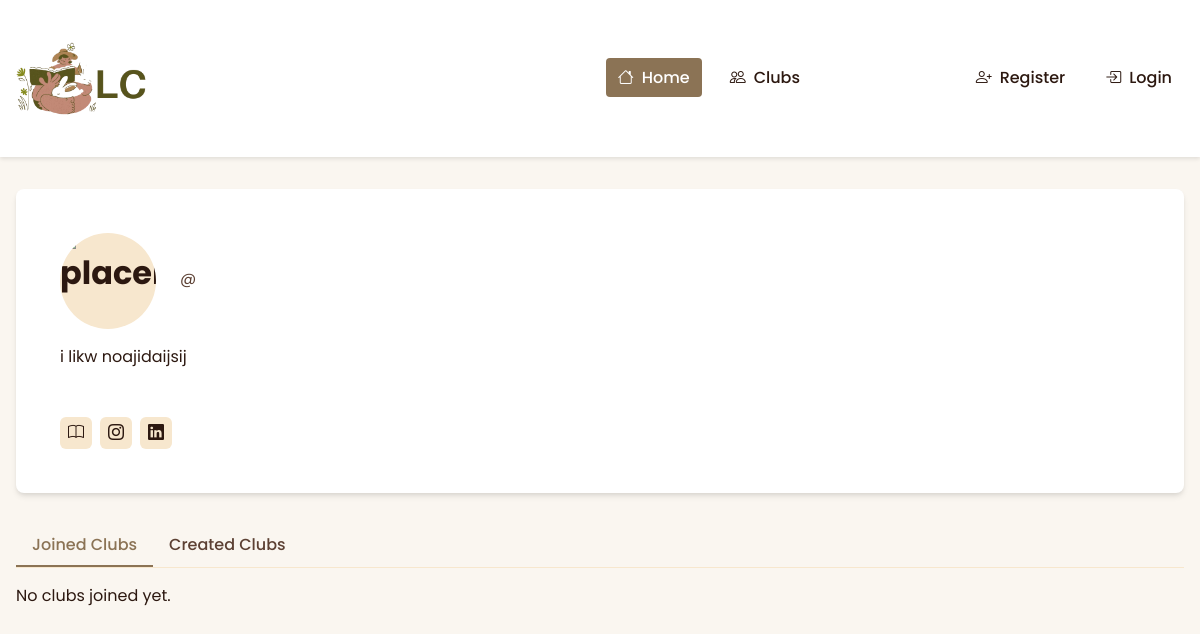
The page /profile/9/ on the database as committed earlier.
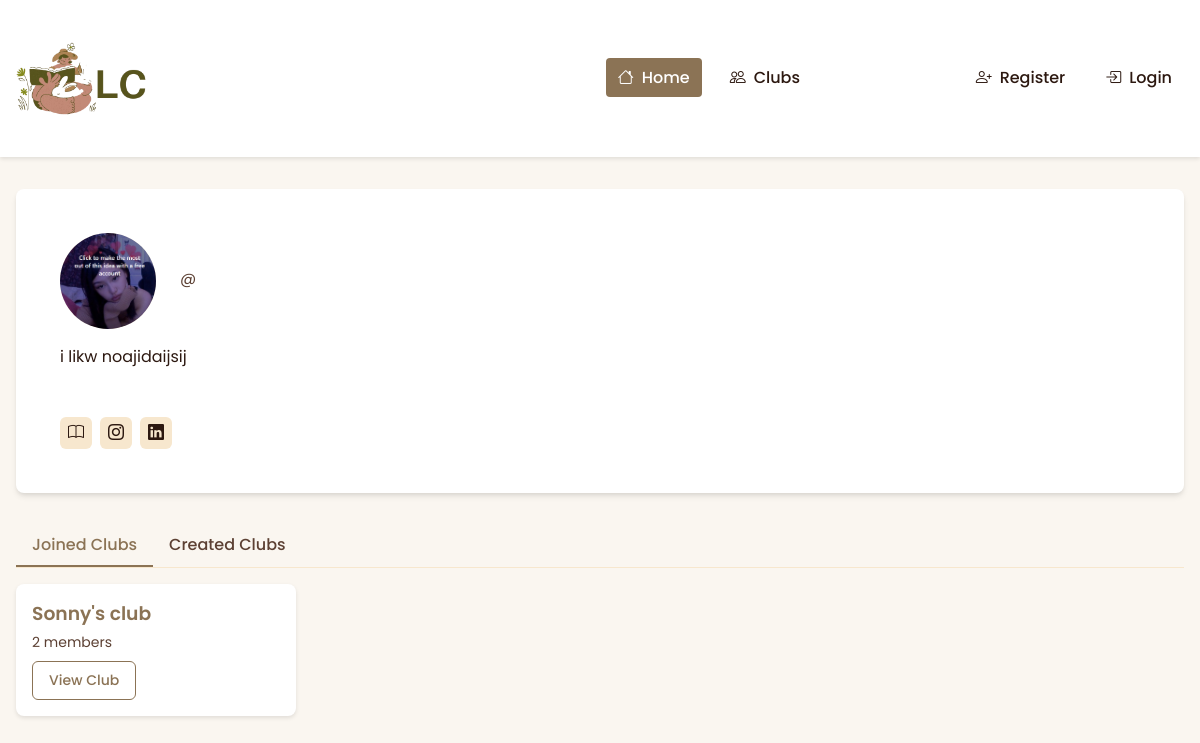
The same page on the database as committed later.
### discussion/models.py (models this page shows, shortened)
class Profile(models.Model):
    user = models.OneToOneField(User, null=True, on_delete=models.CASCADE)
    bio = models.TextField()
    selected_themes = models.ManyToManyField(Theme)
    books_per_year = models.CharField(max_length=20, choices=[
        ('0-5', '0-5'),
        ('5-10', '5-10'),
        ('10-20', '10-20'),
        ('20+', '20+'),
    ],
    null=True,
    blank=True,
    )
    profile_pic = (models.ImageField(null=True, blank=True, upload_to="static/profile" ))
    goodreads_url = models.CharField(max_length=55, null=True, blank=True)

class Club(models.Model):
    moderator = models.ForeignKey(
        User, on_delete=models.SET_NULL, null=True, blank=True, related_name="moderated_clubs"
    )
    name = models.CharField(max_length=100)
    description = models.TextField()
    members = models.ManyToManyField(User, related_name="joined_clubs", blank=True)
    created_at = models.DateTimeField(auto_now_add=True)
    theme = models.ManyToManyField(Theme, related_name="club_theme")
    recommendation = models.ManyToManyField(BookRecommendation, related_name="club_rec", blank=True)
    likes = models.ManyToManyField(User, related_name="post_likes", blank=True)
    dislikes = models.ManyToManyField(User, related_name="post_dislikes", blank=True)

### discussion/views.py (the view)
# urls.py: path('profile/<int:member_id>/', views.member_profile, name='member_profile'),  # Other members' profiles
def member_profile(request, member_id):
    member = get_object_or_404(Profile, user__id=member_id)
    created_clubs = member.user.moderated_clubs.all()
    joined_clubs = member.user.joined_clubs.all()
    context = {
        'member': member,
        'created_clubs': created_clubs,
        'joined_clubs': joined_clubs,
    }
    return render(request, 'member_profile.html', context)

### discussion/templates/member_profile.html (shortened to what this page needs)
{% extends 'base.html' %}
{% block content %}
<main>
    <div class="container">
        <div class="card profile-card">
            <div class="profile-content">
                <div class="profile-header">
                    <div class="avatar" id="avatar">
                        {% if member.profile_pic %}
                            <img src="{{ member.profile_pic.url }}" alt="{{ user.username }}'s Profile Picture" id="profile-image">
                        {% else %}
                            <img alt="placeholder" id="profile-image">
                        {% endif %}
                    </div>
                    <div class="profile-info">
                        <p>@{{ user.username|capfirst }}</p>
                    </div>
                </div>
                <p class="profile-bio">{{member.bio}}</p>
                <div class="social-links">
                    <a href="{{profile.goodreads_url}}" class="social-link" aria-label="Goodreads"><i class="bi bi-book"></i></a>
                    <a href="#" class="social-link" aria-label="Instagram"><i class="bi bi-instagram"></i></a>
                    <a href="#" class="social-link" aria-label="LinkedIn"><i class="bi bi-linkedin"></i></a>
                </div>
            </div>
        </div>
        <div class="tabs">
            <div class="tab active" data-tab="joined">Joined Clubs</div>
            <div class="tab" data-tab="created">Created Clubs</div>
        </div>
        <div class="tab-content active" id="joined-clubs">
            {% if joined_clubs %}
            <div class="club-grid">
                {% for club in joined_clubs %}
                <div class="club-card">
                    <div class="club-content">
                        <h3 class="club-name">{{ club.name }}</h3>
                        <p class="club-members">{{ club.members.count }} members</p>
                        <a href="{% url 'club_detail' club.id %}" class="button button-outline">View Club</a>
                    </div>
                </div>
                {% endfor %}
            </div>
            {% else %}
            <p>No clubs joined yet.</p>
            {% endif %}
        </div>
        </div>
</main>
{% endblock %}

Rows that differ between the two databases and show on the page:
changed Profile "i likw noajidaijsij": profile_pic: picture added
now on this page (row unchanged): Club: name "Sonny's club", members.count "2"
Other text that changed with them:
text no longer shown: "No clubs joined yet."
